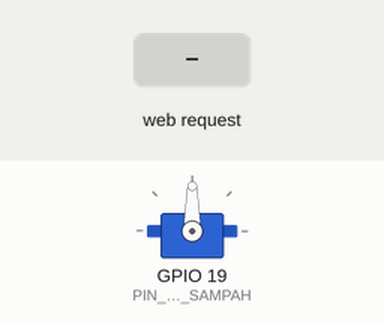
This sketch was run on a simulated ESP32. Parts: servo. The test bench sets the inputs (shaded band). WiFi joins after 1.5 s; servers stay silent unless stated; what the sketch prints to the serial monitor is not drawn.

Above: at 2.7 s.
2.8 s: HTTP request GET /organik received
At 3.4 s:
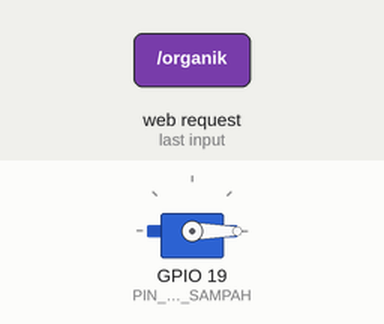
4.3 s: HTTP request GET /anorganik received
At 5.7 s:
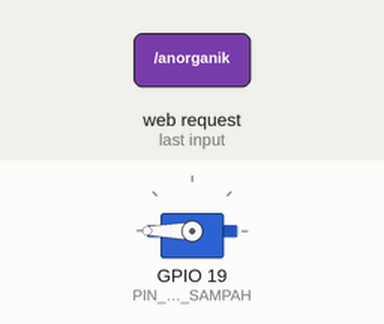
Timing chart, 0 to 8.8 s (numbered marks = the images above; inputs shaded):
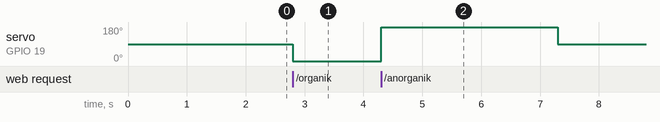

Measured:
- after the input at 2.8 s, servo on GPIO 19 (PIN_SERVO_SAMPAH): 90° → 0° at once
- after the input at 4.3 s, servo on GPIO 19 (PIN_SERVO_SAMPAH): 0° → 180° at once, → 90° 3.0 s later

The sketch:

main.ino
```cpp
#include <WiFi.h>
#include <WebServer.h>
#include <ESP32Servo.h>
#include <ESPmDNS.h>

const char* ssid = "ilham";
const char* password = "12345678";

WebServer server(80);

Servo servoSAMPAH;

const int PIN_SERVO_SAMPAH = 19;

const int SERVO_OPEN_ANGLE = 0;
const int SERVO_CLOSE_ANGLE = 90;
const int SERVO_OPEN_2_ANGLE = 180;
const unsigned long SERVO_OPEN_DURATION_MS = 3000;

// state non-blocking
bool sampahActive = false;
unsigned long sampahStartTime = 0;

void closeOrganikIfNeeded() {
  if (sampahActive && millis() - sampahStartTime >= SERVO_OPEN_DURATION_MS) {
    servoSAMPAH.write(SERVO_CLOSE_ANGLE);
    sampahActive = false;
    Serial.println("Organik servo closed");
  }
}

void closeAnorganikIfNeeded() {
  if (sampahActive && millis() - sampahStartTime >= SERVO_OPEN_DURATION_MS) {
    servoSAMPAH.write(SERVO_CLOSE_ANGLE);
    sampahActive = false;
    Serial.println("Anorganik servo closed");
  }
}

void handleRoot() {
  server.send(200, "text/plain", "ESP32 server is running");
}

void handleOrganik() {
  Serial.println("CMD: ORGANIK");
  servoSAMPAH.write(SERVO_OPEN_ANGLE);
  sampahStartTime = millis();
  sampahActive = true;

  server.send(200, "application/json", "{\"status\":\"ok\",\"cmd\":\"organik\"}");
}

void handleAnorganik() {
  Serial.println("CMD: ANORGANIK");
  servoSAMPAH.write(SERVO_OPEN_2_ANGLE);
  sampahStartTime = millis();
  sampahActive = true;

  server.send(200, "application/json", "{\"status\":\"ok\",\"cmd\":\"anorganik\"}");
}

void setup() {
  Serial.begin(115200);

  servoSAMPAH.attach(PIN_SERVO_SAMPAH);

  servoSAMPAH.write(SERVO_CLOSE_ANGLE);

  WiFi.begin(ssid, password);
  Serial.print("Connecting to WiFi");

  while (WiFi.status() != WL_CONNECTED) {
    delay(500);
    Serial.print(".");
  }

  Serial.println();
  Serial.println("Connected to WiFi");
  Serial.print("IP address: ");
  Serial.println(WiFi.localIP());

  if (MDNS.begin("esp32")) {
    Serial.println("mDNS started: http://esp32.local");
  } else {
    Serial.println("mDNS failed, use IP address instead");
  }

  server.on("/", handleRoot);
  server.on("/organik", HTTP_GET, handleOrganik);
  server.on("/anorganik", HTTP_GET, handleAnorganik);

  server.begin();
  Serial.println("HTTP server started");
}

void loop() {
  server.handleClient();

  closeOrganikIfNeeded();
  closeAnorganikIfNeeded();
}
```
